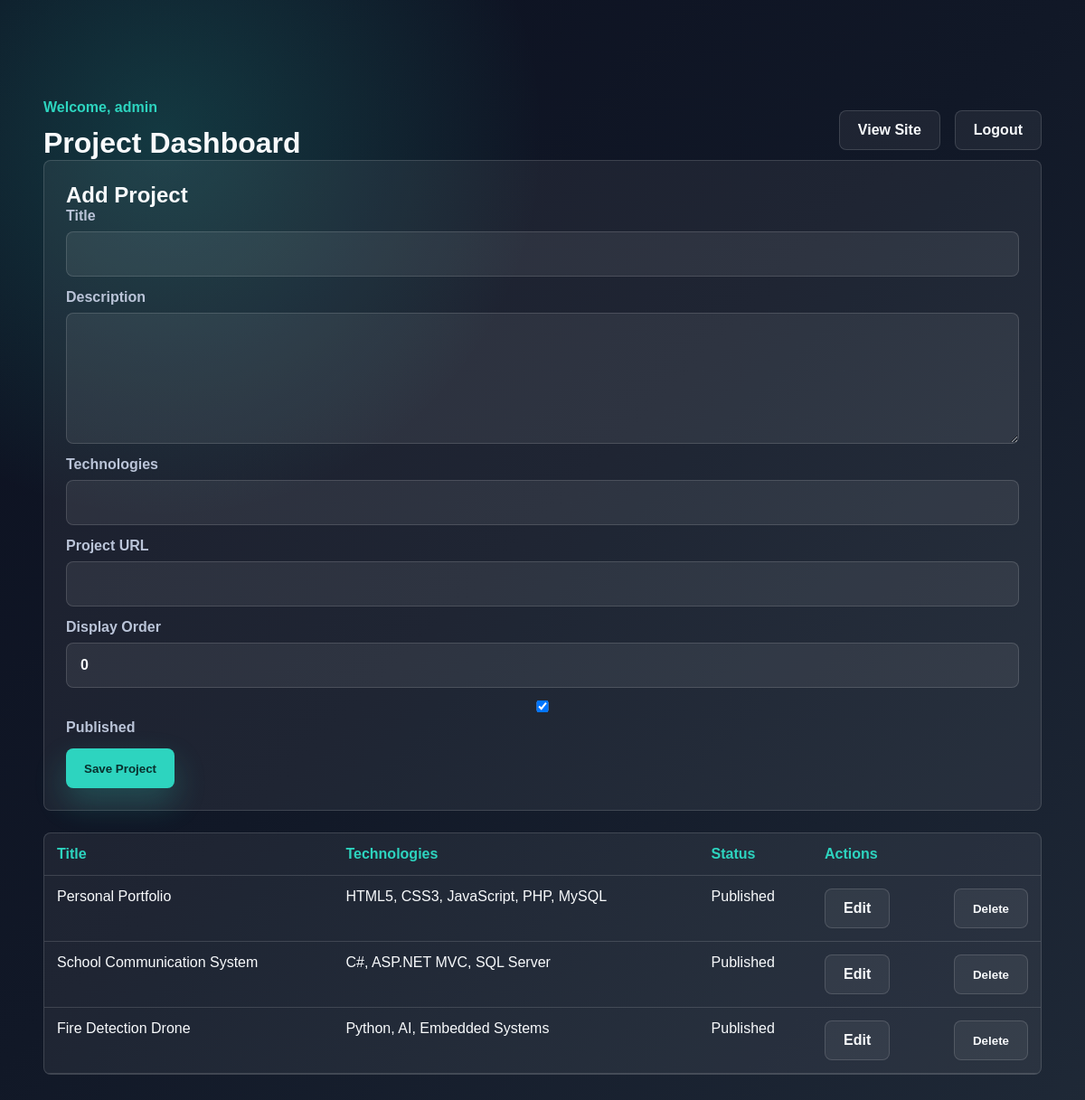
The page /admin/index.php (signed in) on the database its author committed.
### tables this page shows
CREATE TABLE IF NOT EXISTS projects (
  id INT UNSIGNED AUTO_INCREMENT PRIMARY KEY,
  title VARCHAR(150) NOT NULL,
  description TEXT NOT NULL,
  technologies VARCHAR(255) DEFAULT NULL,
  project_url VARCHAR(255) DEFAULT NULL,
  display_order INT DEFAULT 0,
  is_published TINYINT(1) DEFAULT 1,
  created_at TIMESTAMP DEFAULT CURRENT_TIMESTAMP,
  updated_at TIMESTAMP DEFAULT CURRENT_TIMESTAMP ON UPDATE CURRENT_TIMESTAMP
);

### admin/auth.php (called while the page is built, shortened)
<?php
require_once __DIR__ . '/../config/database.php';
function current_admin_name(): string
{
    return $_SESSION['admin_username'] ?? 'Admin';
}

### config/database.php (called while the page is built, shortened)
<?php
function db(): PDO
{
    $dsn = sprintf(
        'mysql:host=%s;dbname=%s;charset=%s',
        DB_HOST,
        DB_NAME,
        DB_CHARSET
    );
    $pdo = new PDO($dsn, DB_USER, DB_PASS, [
        PDO::ATTR_ERRMODE => PDO::ERRMODE_EXCEPTION,
        PDO::ATTR_DEFAULT_FETCH_MODE => PDO::FETCH_ASSOC,
        PDO::ATTR_EMULATE_PREPARES => false,
    ]);
    return $pdo;
}

### admin/index.php (the view, shortened to what this page needs)
<?php
require_once __DIR__ . '/auth.php';
$editingProject = null;
try {
    $projects = db()->query('SELECT * FROM projects ORDER BY display_order ASC, created_at DESC')->fetchAll();
} catch (Throwable $exception) {
    $projects = [];
    $error = 'Database connection failed. Import database/portfolio.sql first.';
}
$formProject = $editingProject ?: [
    'id' => 0,
    'title' => '',
    'description' => '',
    'technologies' => '',
    'project_url' => '',
    'display_order' => 0,
    'is_published' => 1,
];
?>
<!DOCTYPE html>
<html lang="en">
<head>
  <link rel="stylesheet" href="../assets/css/style.css" />
</head>
<body>
  <main class="admin-page">
    <div class="admin-shell">
      <div class="admin-header">
        <div>
          <p class="small-title">Welcome, <?php echo htmlspecialchars(current_admin_name(), ENT_QUOTES, 'UTF-8'); ?></p>
          <h1>Project Dashboard</h1>
        </div>
        <div class="admin-actions">
          <a class="btn secondary-btn" href="../index.php">View Site</a>
          <a class="btn secondary-btn" href="logout.php">Logout</a>
        </div>
      </div>
      <section class="admin-panel">
        <h2><?php echo $formProject['id'] ? 'Edit Project' : 'Add Project'; ?></h2>
        <form class="admin-form" method="POST" action="index.php">
          <label>
            Title
            <input type="text" name="title" value="<?php echo htmlspecialchars($formProject['title'], ENT_QUOTES, 'UTF-8'); ?>" required />
          </label>
          <label>
            Description
            <textarea name="description" required><?php echo htmlspecialchars($formProject['description'], ENT_QUOTES, 'UTF-8'); ?></textarea>
          </label>
          <label>
            Technologies
            <input type="text" name="technologies" value="<?php echo htmlspecialchars($formProject['technologies'], ENT_QUOTES, 'UTF-8'); ?>" />
          </label>
          <label>
            Project URL
            <input type="url" name="project_url" value="<?php echo htmlspecialchars((string) $formProject['project_url'], ENT_QUOTES, 'UTF-8'); ?>" />
          </label>
          <label>
            Display Order
            <input type="number" name="display_order" value="<?php echo (int) $formProject['display_order']; ?>" />
          </label>
          <label class="checkbox-label">
            <input type="checkbox" name="is_published" <?php echo (int) $formProject['is_published'] === 1 ? 'checked' : ''; ?> />
            Published
          </label>
          <div class="admin-actions">
            <button class="btn primary-btn" type="submit">Save Project</button>
          </div>
        </form>
      </section>
      <section class="admin-table-wrap">
        <table class="admin-table">
          <thead>
            <tr>
              <th>Title</th>
              <th>Technologies</th>
              <th>Status</th>
              <th>Actions</th>
            </tr>
          </thead>
          <tbody>
            <?php foreach ($projects as $project): ?>
              <tr>
                <td><?php echo htmlspecialchars($project['title'], ENT_QUOTES, 'UTF-8'); ?></td>
                <td><?php echo htmlspecialchars($project['technologies'], ENT_QUOTES, 'UTF-8'); ?></td>
                <td><?php echo (int) $project['is_published'] === 1 ? 'Published' : 'Hidden'; ?></td>
                <td>
                  <div class="admin-actions">
                    <a class="btn secondary-btn compact-btn" href="index.php?edit=<?php echo (int) $project['id']; ?>">Edit</a>
                    <form method="POST" action="index.php">
                      <button class="btn secondary-btn compact-btn" type="submit">Delete</button>
                    </form>
                  </div>
                </td>
              </tr>
            <?php endforeach; ?>
          </tbody>
        </table>
      </section>
    </div>
  </main>
</body>
</html>

### assets/css/style.css (style rules this page uses)
* { margin: 0; padding: 0; box-sizing: border-box; }
:root { --bg: #0c1020; --surface-soft: rgba(255, 255, 255, 0.06); --accent: #2dd4bf; --accent-2: #f59e0b; --text: #f8fafc; --muted: #bac4d8; --border: rgba(255, 255, 255, 0.14); --danger: #fb7185; --success: #34d399; --shadow: 0 22px 70px rgba(0, 0, 0, 0.32); }
html { scroll-behavior: smooth; }
body { min-height: 100vh; font-family: Arial, Helvetica, sans-serif; background: radial-gradient(circle at 15% 12%, rgba(45, 212, 191, 0.2), transparent 28%), linear-gradient(135deg, #0c1020 0%, #111827 48%, #1f2937 100%); color: var(--text); }
a { color: inherit; }
.logo span, .small-title, .project-link { color: var(--accent); }
.small-title { font-weight: 800; margin-bottom: 12px; }
.btn { display: inline-flex; align-items: center; justify-content: center; min-height: 44px; padding: 12px 20px; border-radius: 8px; text-decoration: none; font-weight: 800; cursor: pointer; border: 0; }
.primary-btn { color: #082f2d; background: var(--accent); box-shadow: 0 16px 35px rgba(45, 212, 191, 0.24); }
.secondary-btn { color: var(--text); border: 1px solid var(--border); background: var(--surface-soft); }
.admin-page { padding-top: 110px; }
.admin-shell { width: min(1120px, 92%); margin: 0 auto 70px; }
.admin-header, .admin-actions { display: flex; align-items: center; justify-content: space-between; gap: 16px; }
.admin-panel, .admin-table-wrap { background: var(--surface-soft); border: 1px solid var(--border); border-radius: 8px; }
.admin-panel { padding: 24px; margin-bottom: 24px; }
.admin-form { display: grid; gap: 14px; }
.admin-form label { display: grid; gap: 8px; color: var(--muted); font-weight: 800; }
.admin-form input, .admin-form textarea { width: 100%; padding: 15px; border: 1px solid var(--border); border-radius: 8px; background: rgba(255, 255, 255, 0.07); color: var(--text); font: inherit; }
.admin-form textarea { min-height: 145px; }
.admin-table-wrap { overflow-x: auto; }
.admin-table { width: 100%; border-collapse: collapse; }
.admin-table th, .admin-table td { padding: 14px; border-bottom: 1px solid var(--border); text-align: left; vertical-align: top; }
.admin-table th { color: var(--accent); }

### rows shown on the page
projects: title "Personal Portfolio", technologies "HTML5, CSS3, JavaScript, PHP, MySQL", is_published "Published"
projects: title "School Communication System", technologies "C#, ASP.NET MVC, SQL Server", is_published "Published"
projects: title "Fire Detection Drone", technologies "Python, AI, Embedded Systems", is_published "Published"

### other values the page prints
current_admin_name() "admin"
